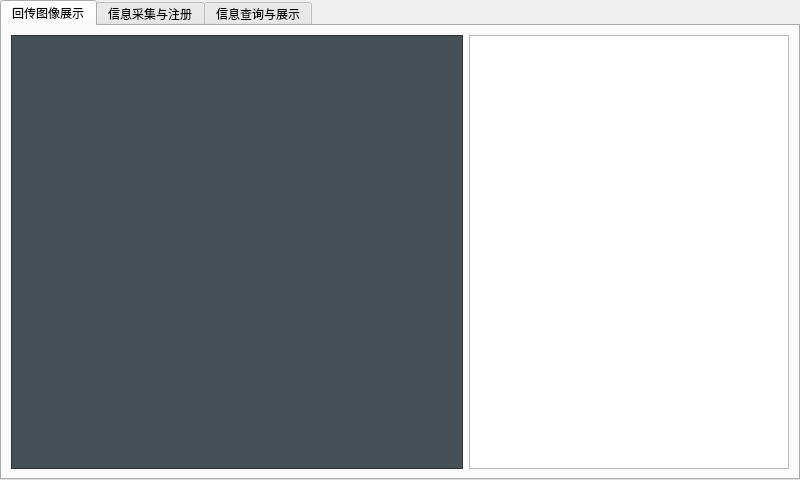
<?xml version="1.0" encoding="UTF-8"?>
<ui version="4.0">
 <class>MainWindow</class>
 <widget class="QMainWindow" name="MainWindow">
  <property name="geometry">
   <rect>
    <x>0</x>
    <y>0</y>
    <width>800</width>
    <height>480</height>
   </rect>
  </property>
  <property name="windowTitle">
   <string>MainWindow</string>
  </property>
  <widget class="QWidget" name="centralwidget">
   <layout class="QHBoxLayout" name="horizontalLayout">
    <property name="leftMargin">
     <number>0</number>
    </property>
    <property name="topMargin">
     <number>0</number>
    </property>
    <property name="rightMargin">
     <number>0</number>
    </property>
    <property name="bottomMargin">
     <number>0</number>
    </property>
    <item>
     <widget class="QTabWidget" name="tabWidget">
      <property name="currentIndex">
       <number>0</number>
      </property>
      <widget class="QWidget" name="tab">
       <attribute name="title">
        <string>回传图像展示</string>
       </attribute>
       <layout class="QHBoxLayout" name="horizontalLayout_2">
        <item>
         <widget class="QLabel" name="picLb">
          <property name="sizePolicy">
           <sizepolicy hsizetype="Maximum" vsizetype="Maximum">
            <horstretch>0</horstretch>
            <verstretch>0</verstretch>
           </sizepolicy>
          </property>
          <property name="maximumSize">
           <size>
            <width>480</width>
            <height>480</height>
           </size>
          </property>
          <property name="styleSheet">
           <string notr="true">background-color: rgba(70, 80, 87,1);
border: 1px solid #333;  /* 显示边界 */
qproperty-alignment: AlignCenter;  /* 居中裁剪 */</string>
          </property>
          <property name="text">
           <string/>
          </property>
         </widget>
        </item>
        <item>
         <widget class="QPlainTextEdit" name="logs">
          <property name="sizePolicy">
           <sizepolicy hsizetype="Maximum" vsizetype="Maximum">
            <horstretch>0</horstretch>
            <verstretch>0</verstretch>
           </sizepolicy>
          </property>
          <property name="maximumSize">
           <size>
            <width>320</width>
            <height>480</height>
           </size>
          </property>
         </widget>
        </item>
       </layout>
      </widget>
      <widget class="RegisterWindow" name="tab_2">
       <attribute name="title">
        <string>信息采集与注册</string>
       </attribute>
      </widget>
      <widget class="QueryWindow" name="tab_3">
       <attribute name="title">
        <string>信息查询与展示</string>
       </attribute>
      </widget>
     </widget>
    </item>
   </layout>
  </widget>
 </widget>
 <customwidgets>
  <customwidget>
   <class>QueryWindow</class>
   <extends>QWidget</extends>
   <header location="global">querywindow.hpp</header>
   <container>1</container>
  </customwidget>
  <customwidget>
   <class>RegisterWindow</class>
   <extends>QWidget</extends>
   <header location="global">registerwindow.hpp</header>
   <container>1</container>
  </customwidget>
 </customwidgets>
 <resources/>
 <connections/>
</ui>
